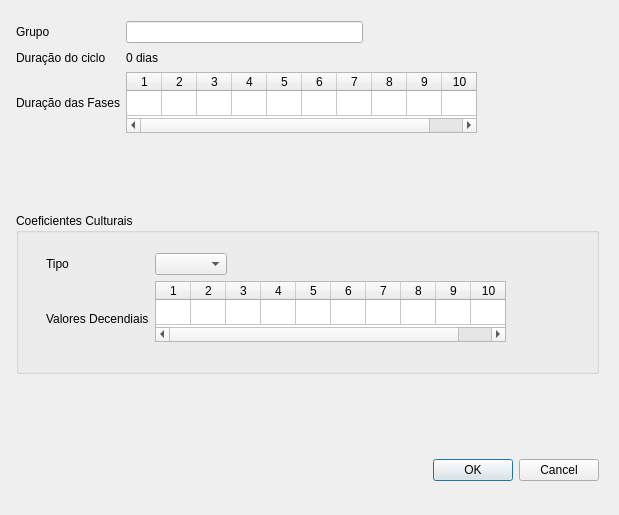
<?xml version="1.0" encoding="UTF-8"?>
<ui version="4.0">
 <class>adicionarGrupoDlg</class>
 <widget class="QDialog" name="adicionarGrupoDlg">
  <property name="windowModality">
   <enum>Qt::ApplicationModal</enum>
  </property>
  <property name="geometry">
   <rect>
    <x>0</x>
    <y>0</y>
    <width>619</width>
    <height>515</height>
   </rect>
  </property>
  <property name="windowTitle">
   <string>Adicionar Grupo</string>
  </property>
  <widget class="QWidget" name="layoutWidget">
   <property name="geometry">
    <rect>
     <x>16</x>
     <y>21</y>
     <width>583</width>
     <height>465</height>
    </rect>
   </property>
   <layout class="QVBoxLayout" name="verticalLayout">
    <item>
     <layout class="QGridLayout" name="gridLayout">
      <item row="0" column="0">
       <widget class="QLabel" name="label">
        <property name="text">
         <string>Grupo</string>
        </property>
       </widget>
      </item>
      <item row="0" column="1">
       <layout class="QHBoxLayout" name="horizontalLayout_4">
        <item>
         <widget class="QLineEdit" name="grupoLineEdit"/>
        </item>
        <item>
         <spacer name="horizontalSpacer_6">
          <property name="orientation">
           <enum>Qt::Horizontal</enum>
          </property>
          <property name="sizeHint" stdset="0">
           <size>
            <width>40</width>
            <height>20</height>
           </size>
          </property>
         </spacer>
        </item>
       </layout>
      </item>
      <item row="1" column="0">
       <widget class="QLabel" name="label_4">
        <property name="text">
         <string>Duração do ciclo</string>
        </property>
       </widget>
      </item>
      <item row="1" column="1">
       <layout class="QHBoxLayout" name="horizontalLayout_7">
        <item>
         <widget class="QLabel" name="duracaoCicloLabel">
          <property name="text">
           <string>0 dias</string>
          </property>
         </widget>
        </item>
        <item>
         <spacer name="horizontalSpacer_7">
          <property name="orientation">
           <enum>Qt::Horizontal</enum>
          </property>
          <property name="sizeHint" stdset="0">
           <size>
            <width>37</width>
            <height>17</height>
           </size>
          </property>
         </spacer>
        </item>
       </layout>
      </item>
      <item row="2" column="0">
       <widget class="QLabel" name="label_6">
        <property name="text">
         <string>Duração das Fases</string>
        </property>
       </widget>
      </item>
      <item row="2" column="1">
       <layout class="QHBoxLayout" name="horizontalLayout">
        <item>
         <widget class="QTableWidget" name="duracaoTableWidget">
          <property name="sizePolicy">
           <sizepolicy hsizetype="Expanding" vsizetype="Expanding">
            <horstretch>0</horstretch>
            <verstretch>0</verstretch>
           </sizepolicy>
          </property>
          <property name="minimumSize">
           <size>
            <width>351</width>
            <height>0</height>
           </size>
          </property>
          <property name="maximumSize">
           <size>
            <width>16777215</width>
            <height>61</height>
           </size>
          </property>
          <property name="rowCount">
           <number>1</number>
          </property>
          <property name="columnCount">
           <number>10</number>
          </property>
          <attribute name="horizontalHeaderDefaultSectionSize">
           <number>35</number>
          </attribute>
          <attribute name="horizontalHeaderHighlightSections">
           <bool>true</bool>
          </attribute>
          <attribute name="horizontalHeaderMinimumSectionSize">
           <number>4</number>
          </attribute>
          <attribute name="verticalHeaderVisible">
           <bool>false</bool>
          </attribute>
          <attribute name="verticalHeaderDefaultSectionSize">
           <number>25</number>
          </attribute>
          <row/>
          <column/>
          <column/>
          <column/>
          <column/>
          <column/>
          <column/>
          <column/>
          <column/>
          <column/>
          <column/>
         </widget>
        </item>
        <item>
         <spacer name="horizontalSpacer_8">
          <property name="orientation">
           <enum>Qt::Horizontal</enum>
          </property>
          <property name="sizeHint" stdset="0">
           <size>
            <width>34</width>
            <height>14</height>
           </size>
          </property>
         </spacer>
        </item>
       </layout>
      </item>
     </layout>
    </item>
    <item>
     <spacer name="verticalSpacer_2">
      <property name="minimumSize">
       <size>
        <width>23</width>
        <height>43</height>
       </size>
      </property>
      <property name="orientation">
       <enum>Qt::Vertical</enum>
      </property>
      <property name="sizeHint" stdset="0">
       <size>
        <width>20</width>
        <height>10</height>
       </size>
      </property>
     </spacer>
    </item>
    <item>
     <widget class="QGroupBox" name="groupBox">
      <property name="minimumSize">
       <size>
        <width>571</width>
        <height>161</height>
       </size>
      </property>
      <property name="title">
       <string>Coeficientes Culturais</string>
      </property>
      <widget class="QWidget" name="layoutWidget_3">
       <property name="geometry">
        <rect>
         <x>30</x>
         <y>40</y>
         <width>524</width>
         <height>104</height>
        </rect>
       </property>
       <layout class="QGridLayout" name="gridLayout_2">
        <item row="0" column="0">
         <widget class="QLabel" name="label_3">
          <property name="text">
           <string>Tipo</string>
          </property>
         </widget>
        </item>
        <item row="0" column="1">
         <widget class="QComboBox" name="tipoKcComboBox"/>
        </item>
        <item row="0" column="2">
         <spacer name="horizontalSpacer_2">
          <property name="orientation">
           <enum>Qt::Horizontal</enum>
          </property>
          <property name="sizeHint" stdset="0">
           <size>
            <width>40</width>
            <height>20</height>
           </size>
          </property>
         </spacer>
        </item>
        <item row="1" column="0" rowspan="2">
         <widget class="QLabel" name="label_5">
          <property name="text">
           <string>Valores Decendiais</string>
          </property>
         </widget>
        </item>
        <item row="1" column="3" rowspan="2">
         <spacer name="horizontalSpacer_4">
          <property name="orientation">
           <enum>Qt::Horizontal</enum>
          </property>
          <property name="sizeHint" stdset="0">
           <size>
            <width>40</width>
            <height>20</height>
           </size>
          </property>
         </spacer>
        </item>
        <item row="1" column="1" colspan="2">
         <widget class="QTableWidget" name="kcTableWidget">
          <property name="sizePolicy">
           <sizepolicy hsizetype="Expanding" vsizetype="Expanding">
            <horstretch>0</horstretch>
            <verstretch>0</verstretch>
           </sizepolicy>
          </property>
          <property name="minimumSize">
           <size>
            <width>351</width>
            <height>0</height>
           </size>
          </property>
          <property name="maximumSize">
           <size>
            <width>16777215</width>
            <height>61</height>
           </size>
          </property>
          <property name="rowCount">
           <number>1</number>
          </property>
          <property name="columnCount">
           <number>10</number>
          </property>
          <attribute name="horizontalHeaderDefaultSectionSize">
           <number>35</number>
          </attribute>
          <attribute name="horizontalHeaderHighlightSections">
           <bool>true</bool>
          </attribute>
          <attribute name="horizontalHeaderMinimumSectionSize">
           <number>4</number>
          </attribute>
          <attribute name="verticalHeaderVisible">
           <bool>false</bool>
          </attribute>
          <attribute name="verticalHeaderDefaultSectionSize">
           <number>25</number>
          </attribute>
          <row/>
          <column/>
          <column/>
          <column/>
          <column/>
          <column/>
          <column/>
          <column/>
          <column/>
          <column/>
          <column/>
         </widget>
        </item>
       </layout>
      </widget>
     </widget>
    </item>
    <item>
     <spacer name="verticalSpacer">
      <property name="minimumSize">
       <size>
        <width>23</width>
        <height>43</height>
       </size>
      </property>
      <property name="orientation">
       <enum>Qt::Vertical</enum>
      </property>
      <property name="sizeHint" stdset="0">
       <size>
        <width>20</width>
        <height>40</height>
       </size>
      </property>
     </spacer>
    </item>
    <item>
     <widget class="QDialogButtonBox" name="buttonBox">
      <property name="minimumSize">
       <size>
        <width>484</width>
        <height>32</height>
       </size>
      </property>
      <property name="standardButtons">
       <set>QDialogButtonBox::Cancel|QDialogButtonBox::Ok</set>
      </property>
     </widget>
    </item>
   </layout>
  </widget>
 </widget>
 <resources/>
 <connections>
  <connection>
   <sender>buttonBox</sender>
   <signal>accepted()</signal>
   <receiver>adicionarGrupoDlg</receiver>
   <slot>accept()</slot>
   <hints>
    <hint type="sourcelabel">
     <x>479</x>
     <y>471</y>
    </hint>
    <hint type="destinationlabel">
     <x>411</x>
     <y>419</y>
    </hint>
   </hints>
  </connection>
  <connection>
   <sender>buttonBox</sender>
   <signal>rejected()</signal>
   <receiver>adicionarGrupoDlg</receiver>
   <slot>reject()</slot>
   <hints>
    <hint type="sourcelabel">
     <x>310</x>
     <y>467</y>
    </hint>
    <hint type="destinationlabel">
     <x>263</x>
     <y>415</y>
    </hint>
   </hints>
  </connection>
 </connections>
</ui>
